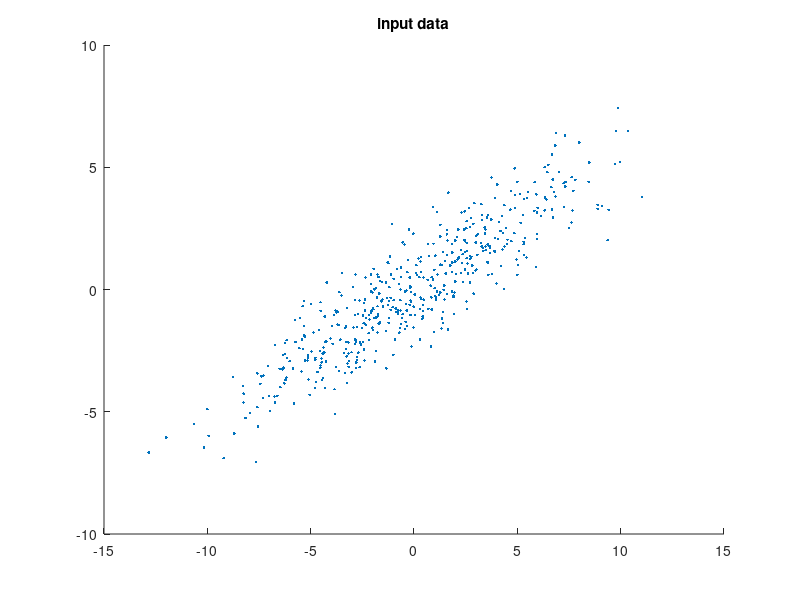
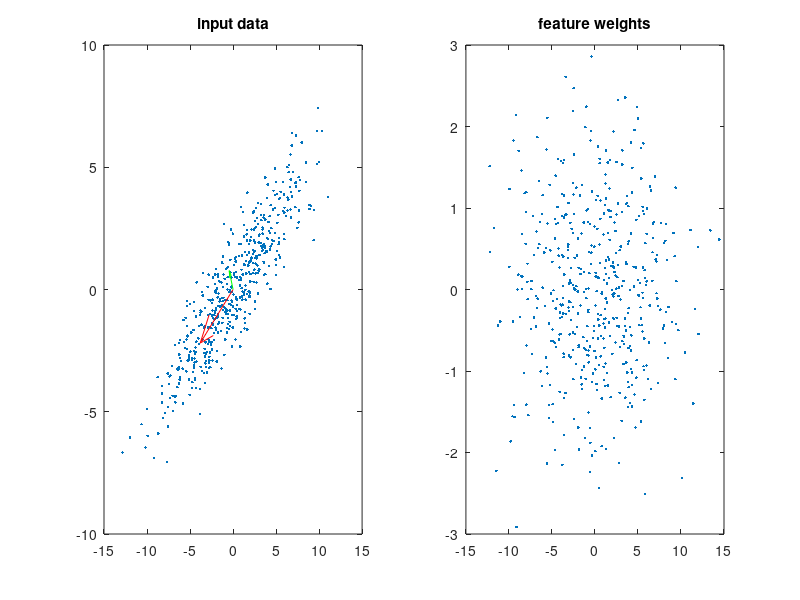

The MATLAB script that drew these images, in order: (Note: this script raises an error after producing the figures.)
%%
clearvars
N = 500;
theta = 150;
y1 = 5 * randn(N,1);
y2 = 1 * randn(N,1);
rotation = [cosd(theta) -sind(theta); sind(theta) cosd(theta)];
Y = [y1, y2] * rotation;
y1 = Y(:,1);
y2 = Y(:,2);
%%%%make zero mean
mean_y1 = mean(y1);
mean_y2 = mean(y2);
y1 = y1 - mean_y1;
y2 = y2 - mean_y2;
figure('Name','lecture 5.25','numbertitle','off');
scatter(y1,y2, '.');
title('input data')
X = [y1 y2];
cov_X = cov(X);
[U, S, V] = svd(cov_X);
max_eigen_vec = U(:,1);
max_eigen_val = S(1,1);
min_eigen_vec = U(:,2);
min_eigen_val = S(2,2);

%%%%%%%%%input is 0 mean%%%%%%
X0 = 0;
Y0 = 0;
figure('Name','lecture 5.25','numbertitle','off');
subplot(1,2,1);
plot(X(:,1), X(:,2), '.'), title('input data');
hold on
quiver(X0, Y0, max_eigen_vec(1)*sqrt(max_eigen_val), max_eigen_vec(2)*sqrt(max_eigen_val), 'r');
quiver(X0, Y0, min_eigen_vec(1)*sqrt(min_eigen_val), min_eigen_vec(2)*sqrt(min_eigen_val), 'g');

Z = U.' * X.';
subplot(1,2,2);
plot(Z(1,:), Z(2,:), '.'), title('feature weights');
%%
%%%%%%%%%%%%% Lecture 5 Slide 37 %%%%%%%%%%%%%%%%
clearvars
load('faces.mat');
figure('Name','input faces','numbertitle','off');
colormap bone
for i = 1:36
    subplot(6,6,i);
    imagesc(reshape(X(:,i),M,N))
end
total_face = sum(X, 2);
mean_face = total_face ./ N;
figure
colormap bone
imagesc(reshape(mean_face, M,N))
title('mean face')

X_zero_mean = X;
for i = 1:N
    X_zero_mean(:,i) = X_zero_mean(:,i) - mean_face;
end
cov_X = cov(X_zero_mean.');
[U,S,V] = svd(cov_X);
h = figure('Name','Eigen Faces','numbertitle','off');
for i = 1:36
    subplot(6,6,i);
    imagesc(reshape(U(:,i),M,N)),colormap(bone);
end

%%%%%%%%%%%%%%% lecture 5 slide 39
reduced_dim = [50 10];
for i = 1:length(reduced_dim)
    cur_dim = reduced_dim(i);
    W = U.';
    W = W(1:cur_dim,:);
    Z = W * X_zero_mean;
    approx_x = W.' * Z;
    figure('name','lecture 5.39','numbertitle','off');
    subplot(1,2,1)
    imagesc(reshape(X(:,11),M,N)),colormap(bone),title('input face');
    subplot(1,2,2)
    imagesc(reshape(approx_x(:,11) + mean_face,M,N)),colormap(bone),title(['approx for k=',int2str(reduced_dim(i))]);
end
%%
%%%%%%%%%%%% lecture 5 slide 51-52
clearvars
load('faces.mat');
[row, col] = size(X);
patch_size = 10;
patches_input = zeros(patch_size * patch_size, col);
for i = 1:col
    cur_image = X(:,i);
    cur_image = reshape(cur_image, M, N);
    r = randi([1 (M-patch_size)]);
    start_row = r;
    end_row = r + patch_size - 1;
    c = randi([1 (N-patch_size)]);
    start_col = c;
    end_col = c + patch_size - 1;
    image = cur_image(start_row : end_row, start_col : end_col);
    patches_input(:,i) = image(:);
end

figure('name','lecture 5.51-52','numbertitle','off');
colormap gray
imagesc(patches_input)
title('input pacthes')

mean_patch = sum(patches_input,2) ./ col;
for i = 1 : col
    patches_input(:,i) = patches_input(:,i) - mean_patch;
end

cov_X = cov(patches_input.');
[U,S,V] = svd(cov_X);

figure('name','lecture 5.51-52','numbertitle','off');
for i = 1:50
    subplot(5,10,i);
    imagesc(reshape(U(:,i), patch_size, patch_size)), colormap(bone);
end
%%
%%%%%%%%%% lecture 6 slide 22%%%%%%%%%%%%%%%%%%%%%%
clearvars
low = -1;
high = 1;
num_points = 1000;
r1 = (high-low).*rand(num_points,1) + low;
r2 = (high-low).*rand(num_points,1) + low;
x = 2 * r1 + r2;
y = r1 + r2;

figure('name','lecture 6.22','numbertitle','off');
scatter(x,y);
title('Input')

X = [x.';y.'];
cov_X = cov(X.');
[U, S, V] = svd(cov_X);

new_X = U * X;
figure('name','lecture 6.22','numbertitle','off');
scatter(new_X(1,:), new_X(2,:))
title('PCA op')

%%%%%%%%%%%%%%%%%%%%%%%%%%%%%%%%%%%
W = eye(2);
I = eye(2);

alpha = 0.05;
count = 0;
max_iter = 500;
error = 100;
while (count < max_iter) && (error > 0.0001)
    W_last = W;
    Y = W * X;
    Y_3 = Y.^3;
    delta = minus(I*num_points, Y_3 * Y') * W/num_points;
    delta = delta .* alpha;
    W = W + delta;
    error = myrms(W_last, W);
    count = count + 1;
end
count
Y_ICA_new = W * X;
figure('name','lecture 6.22','numbertitle','off');
scatter(Y_ICA_new (1,:), Y_ICA_new (2,:))
title('ICA op')
%%
%%%%%%%%%% lecture 6 slide 32%%%%%%%%%%%%%%%%%%%%%%
clearvars
load('faces.mat');
samples = 600
total_face = sum(X, 2);
mean_face = total_face ./ samples;
for i = 1:N
    X(:,i) = X(:,i) - mean_face;
end
%%%%%%%%%%%%%%%%%%%%PCA%%%%%%%%%%%%%%%
cov_X = cov(X.');
[U,S,V] = svd(cov_X);
cur_dim = 16;
W_PCA = U.';
W_PCA = W_PCA(1:cur_dim,:);
Z_PCA = W_PCA * X;
PCA_op = W_PCA.' * Z_PCA;
figure('name','lecture 6.32 Eigen Faces','numbertitle','off');
colormap bone
for i = 1:16
    subplot(4,4,i);
    imagesc(reshape(W_PCA(i,:),M,N))
end
%%%%%%%%%%%%%%%%%%%%ICA %%%%%%%%%%%%%%
W_ICA = eye(16,16);%rand(16,16);
I = eye(16);
alpha = 1e-16;
count = 0;
max_iter = 500;
error = 100;
X = Z_PCA;
target_error = 1e-5;
while (count < 5000) && (error > target_error)
    W_last = W_ICA;
    Y = W_ICA * X;
    Y_3 = Y.^3;
    delta = minus(I*samples, Y_3 * Y') * W_ICA / samples;
    delta = delta * alpha;
    W_ICA = W_ICA + delta;
    error = myrms(W_last, W_ICA);
    count = count + 1;
end
count
new_W = W_ICA * W_PCA;

figure('name','lecture 6.32 ICA faces','numbertitle','off');
colormap bone
for i = 1:16
    subplot(4,4,i);
    imagesc(reshape(new_W(i,:),M,N))
end
%%
%%%%%%%%%% lecture 6 slide 45%%%%%%%%%%%%%%%%%%%%%%
clearvars
input = [zeros(10,200);
         zeros(10,22) ones(10, 18) zeros(10,40) ones(10,40) zeros(10,30) ones(10,30) zeros(10,20);
         zeros(55,200);
         ones(15,25) zeros(15,25) ones(15, 40) zeros(15,40) ones(15, 30) zeros(15, 25) ones(15,15);
         zeros(10,200)];
figure
colormap gray
imagesc(imcomplement(input))
title('input data')
%%%%%%%%%%%%%%input, dim, max_iter, factor, error
[w, h] = mynmf(input, 2, 100, 3e-05);
figure('name','lecture 6.45','numbertitle','off');
subplot(2,1,1)
plot(w(:,1)), title('Col W(1)');
subplot(2,1,2)
plot(w(:,2)),title('Col W(2)');
figure('name','lecture 6.45','numbertitle','off');
subplot(2,1,1)
plot(h(1,:)), title('Row H(1)');
subplot(2,1,2)
plot(h(2,:)), title('Row H(2)');
%%
%%%%%%%%%% lecture 6 slide 51,52,54%%%%%%%%%%%%%%%%%%%%%%
clearvars
input_video = VideoReader('hands.mp4');
i = 1;
while hasFrame(input_video)
    f = readFrame(input_video);
    f_gray = rgb2gray(f);
    input(:, i) = f_gray(:);
    i = i + 1;
end
input_double = double(input);
[V, D] = eigs(cov(input_double.'));
V1 = V(:,1:3);
W_PCA = V1.';
Z_PCA = W_PCA * input_double;
%%%%%%%%%%%%%%%%%%%%%%%%%%%%%%%%%
figure('name','lecture 6.51','numbertitle','off');
subplot(1,3,1)
colormap bone
imagesc(reshape(W_PCA(1,:), 60,80) .* 300), title('principal component1');
subplot(1,3,2)
colormap bone
imagesc(reshape(W_PCA(2,:), 60,80) .* 300), title('principal component2');
subplot(1,3,3)
colormap bone
imagesc(reshape(W_PCA(3,:), 60,80) .* 300), title('principal component3');
%%%%%%%%%%%%%%%%%%%%%%%%%%%%%%%%%
figure('name','lecture 6.51','numbertitle','off');
plot(Z_PCA(1,:))
hold on
plot(Z_PCA(2,:))
hold on
plot(Z_PCA(3,:))
title('PCA component weights')
%%%%%%%%%%%%%%%%%%%%%%%%%%%%%%ICA
W_ICA = eye(3,3)%rand(3,3);
I = eye(3);
alpha = 1e-16;
count = 0;
max_iter = 500;
error = 100;

X = Z_PCA;
samples = 123;
target_error = 1e-6;
while (count < 5000) && (error > target_error)
    W_last = W_ICA;
    Y = W_ICA * X;
    Y_3 = Y.^3;
    delta = minus(I*samples, Y_3 * Y') * W_ICA / samples;
    delta = delta * alpha;
    W_ICA = W_ICA + delta;
    error = myrms(W_last, W_ICA);
    count = count + 1;
end
count
new_W = W_ICA * W_PCA;
Z_NEW = new_W * input_double;

figure('name','lecture 6.52','numbertitle','off');
subplot(1,3,1)
colormap bone
imagesc(reshape(new_W(1,:), 60,80) .* 300), title('independent component1');
subplot(1,3,2)
colormap bone
imagesc(reshape(new_W(2,:), 60,80) .* 300), title('independent component2');
subplot(1,3,3)
colormap bone
imagesc(reshape(new_W(3,:), 60,80) .* 300), title('independent component3');

figure('name','lecture 6.52','numbertitle','off');
plot(Z_NEW(1,:))
hold on
plot(Z_NEW(2,:))
hold on
plot(Z_NEW(3,:))
title('ICA Component weights')
%%%%%%%%%%%%%%%%%%%%%%%%%%%%%%%%%%%%%%%%%%%%%
%%%%%%%%%%%%%%input, dim, max_iter, error
[w,h] = mynmf(input_double, 3, 100,1e-05);

figure('name','lecture 6.53-54','numbertitle','off');
subplot(1,3,1)
colormap gray
imagesc(reshape(w(:,1), 60,80)), title('non negative component 1');
subplot(1,3,2)
colormap gray
imagesc(reshape(w(:,2), 60,80)), title('non negative component 2');
subplot(1,3,3)
colormap gray
imagesc(reshape(w(:,3), 60,80)), title('non negative component 3');

figure('name','lecture 6.53-54','numbertitle','off');
subplot(3,1,1)
plot(h(1,:), 'g'), title('component weight 1');
subplot(3,1,2)
plot(h(2,:), 'b'), title('component weight 2');
subplot(3,1,3)
plot(h(3,:), 'r'), title('component weight 3');
%%
%%%%%%%%%% lecture 7 slide 36%%%%%%%%%%%%%%%%%%%%%%
clearvars
load('cities.mat');
input = D;
[row, col] = size(input);

figure('name','lecture 7.36','numbertitle','off');
colormap bone
imagesc(input)
title('city distances')
row_mean = sum(input, 2) ./ col;
input_row_mean = zeros(row, col);
for i = 1 : col
    input_row_mean(:,i) = input(:,i) - row_mean;
end

col_mean = sum(input_row_mean) ./ row;
op = zeros(row, col);
for i = 1 : row
    op(i,:) = input_row_mean(i,:) - col_mean;
end

cov_op = cov(op);
[U, S, V] = svd(cov_op);
Z1 = U(:,1:3).' * op;
figure('name','lecture 7.36','numbertitle','off');
scatter3(Z1(1,:),Z1(2,:),Z1(3,:));
text(Z1(1,:),Z1(2,:),Z1(3,:),cities);

Z2 = U(:,1:2).' * op;
figure
scatter(Z2(1,:),Z2(2,:))
title('2d plot')
text(Z1(1,:),Z1(2,:),cities);

%%
%%%%%%%%%%%%%%%%%%%%%%%%%%%%%%%%%%%%%%%%%%%%%%%%%%%
%%%%%%%%%% lecture 7 slide 56
clearvars
N = 1024;
%%%%%%%%%%%% generate swiss roll data
t = sort(4 * pi * sqrt(rand(N,1))); 
x = (t+ 0.5).*cos(t);
y = (t+ 0.5).*sin(t);
z = 8 * pi * rand(N,1);
figure('name','lecture 7.56','numbertitle','off');
cmap = jet(N);
scatter3(x,y,z,20,cmap);
title('Input data');
%%%%%%%%%%%%%%%%%%%%%%%%%%%%%%%%%%%%%%
% neighbours = 35;
W = zeros(N, N);
sigma = 100;
for i = 1 : N
    for j = 1: N
        x_d = (x(i) - x(j)) .^ 2;
        y_d = (y(i) - y(j)) .^ 2;
        z_d = (z(i) - z(j)) .^ 2;
        d = x_d + y_d + z_d;
        W(i,j) = exp(-1 * d / sigma);
    end
end
neighbours = [8 25 35 40];
new_W = zeros(N,N);
figure('name','lecture 7.56','numbertitle','off');
for count = 1:length(neighbours)
for i = 1:N
    [D, I] = sort(W(i,:));
    for j = N-1 : -1: N - neighbours(count) + 1
        max_index = I(j);
        new_W(i,max_index) = D(j);
    end
end

sum_rows_W = ones(1,N) * new_W;
L = new_W - diag(sum_rows_W);
for i = 1 : N
    %%%%% to avoid divide by 0, if check
    if (sum_rows_W(i) ~= 0)
        sum_rows_W(i) = sum_rows_W(i).^(-1/2);
    end
end
D1 = diag(sum_rows_W);
L_Norm = (D1*L*D1);
[U,S,V] = svd(L_Norm);
% figure('name','lecture 7.56','numbertitle','off');
% scatter(U(:,N-1),U(:,N-2),20,cmap)
subplot(1,length(neighbours), count)
scatter(U(:,N-1),U(:,N-2),20,cmap),title(['K =', int2str(neighbours(count))]);
end
%%
%%%%%%%%%% lecture 7 slide 68
clearvars
input_video = VideoReader('hotlips.mp4');
i = 1;
while hasFrame(input_video)
    f = readFrame(input_video);
    f_gray = rgb2gray(f);
    input(:, i) = f_gray(:);
    i = i + 1;
end
input_double = double(input);
W = zeros(86, 86);
sigma = 100;
N = 86;
for i = 1 : N
    x = input_double(:,i);
    for j = 1: N
        y = input_double(:,j);
        W(i,j) = dot(x,y)/(norm(x)*norm(y));
    end
end
neighbours = [4 8 25];
figure('name','lecture 7.68','numbertitle','off');
for count = 1:length(neighbours)
    new_W = zeros(N,N);
    for i = 1:N
        [sort_data, sort_index] = sort(W(i,:));
        for j = N-1 : -1: N - neighbours(count) + 1
            max_index = sort_index(j);
            new_W(i,max_index) = sort_data(j);
        end
    end

    sum_rows_W = ones(1,N) * new_W;
    L = new_W - diag(sum_rows_W);
    for i = 1 : N
        if (sum_rows_W(i) ~= 0)
            sum_rows_W(i) = sum_rows_W(i).^(-1/2);
        end
    end
    D1 = diag(sum_rows_W);
    L_Norm = (D1*L*D1);
    [U,S,V] = svd(L_Norm);
    subplot(1,length(neighbours), count)
    scatter(U(:,N-1),U(:,N-2),'r'), title(['K =', int2str(neighbours(count))]);
end
%%
%%%%%%%%%%%%%%%% extra question
clearvars
load('one.mat')
[row, col] = size(one);
neighbours = 100
len = 28 * 28;
input = zeros(len, col);
for i  = 1:col
    input(:, i) = one{i}(:);
end

N = 1135;
W = zeros(N, N);
sigma = 100;
for i = 1 : N
    x = input(:,i);
    for j = 1: N
        y = input(:,j);
        W(i,j) = dot(x,y)/(norm(x)*norm(y));
    end
end

new_W = zeros(N,N);
for i = 1:N
    [sort_data, sort_index] = sort(W(i,:));
    for j = N-1 : -1: N - neighbours + 1
        max_index = sort_index(j);
        new_W(i,max_index) = sort_data(j);
    end
end

sum_rows_W = ones(1,N) * new_W;
L = new_W - diag(sum_rows_W);
for i = 1 : N
    if (sum_rows_W(i) ~= 0)
        sum_rows_W(i) = sum_rows_W(i).^(-1/2);
    end
end
D1 = diag(sum_rows_W);
L_Norm = (D1*L*D1);
[U,S,V] = svd(L_Norm);
figure('name','extra question','numbertitle','off');
scatter(U(:,N-1),U(:,N-2))
title('LE')
